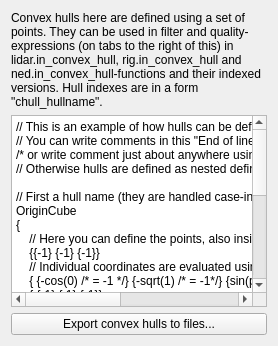
                 <widget class="QWidget" name="tab_PointCloud_Lidar_ConvexHulls">
                  <property name="autoFillBackground">
                   <bool>true</bool>
                  </property>
                  <attribute name="title">
                   <string>Convex hulls</string>
                  </attribute>
                  <layout class="QVBoxLayout" name="verticalLayout_22">
                   <item>
                    <widget class="QLabel" name="label_PointCloud_Lidar_ConvexHulls">
                     <property name="text">
                      <string>&lt;html&gt;&lt;head/&gt;&lt;body&gt;&lt;p&gt;Convex hulls here are defined using a set of points. They can be used in filter and quality-expressions (on tabs to the right of this) in lidar.in_convex_hull, rig.in_convex_hull and ned.in_convex_hull-functions and their indexed versions. Hull indexes are in a form &amp;quot;chull_hullname&amp;quot;.&lt;/p&gt;&lt;/body&gt;&lt;/html&gt;</string>
                     </property>
                     <property name="wordWrap">
                      <bool>true</bool>
                     </property>
                    </widget>
                   </item>
                   <item>
                    <widget class="QPlainTextEdit" name="plainTextEdit_Lidar_PointCloud_ConvexHulls">
                     <property name="toolTip">
                      <string>Press shift-F1 for help</string>
                     </property>
                     <property name="whatsThis">
                      <string>&lt;html&gt;&lt;head/&gt;&lt;body&gt;&lt;p&gt;These operations are matrix translations/transforms generated using several commands. All operations are &amp;quot;chained&amp;quot; using matrix multiplication.&lt;/p&gt;&lt;p&gt;Each operation must end in &amp;quot;;&amp;quot;-character. Comments can be added using &amp;quot;//&amp;quot;-characters (rest of the line is interpreted as comment). Commands and arguments are case-insensitive.&lt;/p&gt;&lt;p&gt;Available commands: &lt;/p&gt;
&lt;ul&gt;
	&lt;li&gt;rotate &amp;lt;axis&amp;gt; &amp;lt;amount&amp;gt;  &amp;lt;unit&amp;gt;
	&lt;br&gt;Where: 
	&lt;ul&gt;
		&lt;li&gt;axis = 
		&lt;ul&gt;
			&lt;li&gt;&quot;n&quot;, &quot;x&quot; or &quot;roll&quot;: Rotate around N (roll/forward)-axis, positive values roll to the right&lt;/li&gt;
			&lt;li&gt;&quot;e&quot;, &quot;y&quot; or &quot;pitch&quot;: Rotate around Y (pitch/sideways(to the right))-axis, positive values turning the nose up&lt;/li&gt;
			&lt;li&gt;&quot;d&quot;, &quot;z&quot;, &quot;yaw&quot; or &quot;heading&quot;: Rotate around Z (yaw/down)-axis, positive values turning to clockwise direction in world-space&lt;/li&gt;
		&lt;/ul&gt;
		&lt;/li&gt;
		&lt;li&gt;amount = amount of rotation. Direction of rotation is defined by right-hand rule (directions explained above) &lt;/li&gt;
		&lt;li&gt;unit = 
		&lt;ul&gt;
			&lt;li&gt;&quot;rad&quot;: amount of rotation expressed as radians (0...2*pi for full round)&lt;/li&gt;
			&lt;li&gt;&quot;deg&quot;: amount of rotation expressed as degrees&lt;/li&gt;
		&lt;/ul&gt;
		&lt;/li&gt;
	&lt;/ul&gt;
	&lt;/li&gt;

	&lt;li&gt;translate &amp;lt;x&amp;gt; &amp;lt;y&amp;gt;  &amp;lt;z&amp;gt;
	&lt;br&gt;Where:
	&lt;ul&gt;
		&lt;li&gt;x, y and z = translation in different axes (initially XYZ corresponds to NED)&lt;/li&gt;
	&lt;/ul&gt;
	&lt;/li&gt;

	&lt;li&gt;multiply &amp;lt;m(1,1)&amp;gt; &amp;lt;m(1,2)&amp;gt; &amp;lt;m(1,3)&amp;gt; &amp;lt;m(1,4)&amp;gt; &amp;lt;m(2,1)&amp;gt; &amp;lt;m(2,2)&amp;gt; &amp;lt;m(2,3)&amp;gt; &amp;lt;m(2,4)&amp;gt; &amp;lt;m(3,1)&amp;gt; &amp;lt;m(3,2)&amp;gt; &amp;lt;m(3,3)&amp;gt; &amp;lt;m(3,4)&amp;gt;
	&lt;br&gt;Where: 
	&lt;ul&gt;
		&lt;li&gt;m(x,y): Value in matrix (x = row, y = column). Last row can not be defined as only affine transforms are supported.&lt;/li&gt;
	&lt;/ul&gt;
	&lt;/li&gt;
&lt;/ul&gt;

&lt;p&gt;
Example:&lt;br&gt;
// Division between &quot;before and after rotation&quot; here is done &quot;in&quot; mounting point (center) of the lidar unit.&lt;br&gt;
// Calibration for &quot;up/down&quot;-tilt (when lidar is lying on a NE-plane) of the laser beam:&lt;br&gt;
rotate pitch 0 deg; // Should not be needed if lidar is a quality unit&lt;br&gt;
// Up/down shift of the measurement &quot;core&quot;'s measurement thingies (rotating part with laser and receiver):&lt;br&gt;
translate 0 0 -0.031; // Value 31 mm is from RPLidar A3M1's spec (drawing)
&lt;/p&gt;
&lt;p&gt;
These operations are calculated only once when starting operations so calculating doesn't affect overall performance noticeably.
&lt;/p&gt;

&lt;/body&gt;&lt;/html&gt;</string>
                     </property>
                     <property name="lineWrapMode">
                      <enum>QPlainTextEdit::NoWrap</enum>
                     </property>
                     <property name="plainText">
                      <string>// This is an example of how hulls can be defined.
// You can write comments in this &quot;End of line&quot;-style
/* or write comment just about anywhere using this syntax /* But comments can't be nested */
// Otherwise hulls are defined as nested definitions inside &quot;{&quot; and &quot;}&quot;-characters:

// First a hull name (they are handled case-insensitive):
OriginCube
{
    // Here you can define the points, also inside nested curly braces:
    {{-1} {-1} {-1}}
    // Individual coordinates are evaluated using TinyExpr++ (with standard constants  and functions):
    { {-cos(0) /* = -1 */} {-sqrt(1) /* = -1*/} {sin(pi/2) /* = 1 */ } }
    { {-1} { 1} {-1}}
    { {-1} { 1} { 1}}

    { { 1} {-1} {-1}}
    { { 1} {-1} { 1}}
    { { 1} { 1} {-1}}
    { { 1} { 1} { 1}}
}
// You can add any number of hulls here using the syntax above.



</string>
                     </property>
                    </widget>
                   </item>
                   <item>
                    <widget class="QPushButton" name="pushButton_Lidar_PointCloud_ConvexHulls_Export">
                     <property name="text">
                      <string>Export convex hulls to files...</string>
                     </property>
                    </widget>
                   </item>
                  </layout>
                 </widget>
